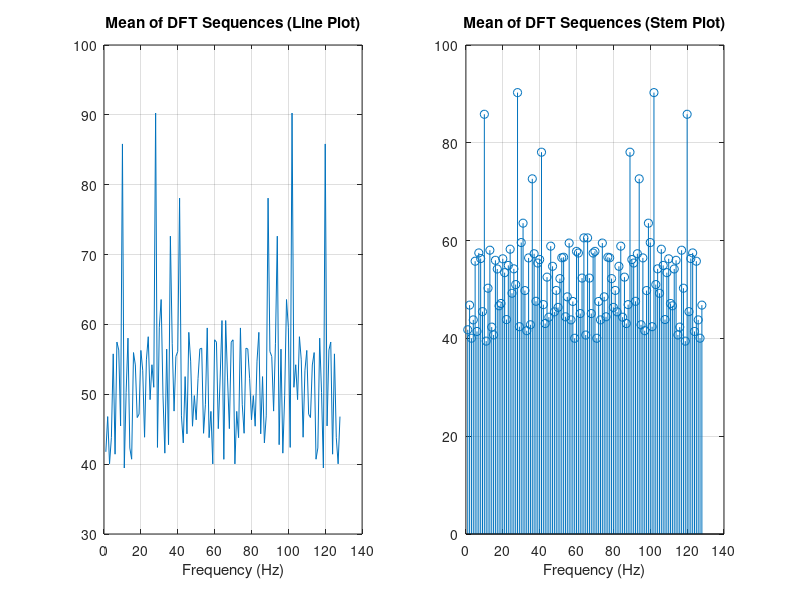
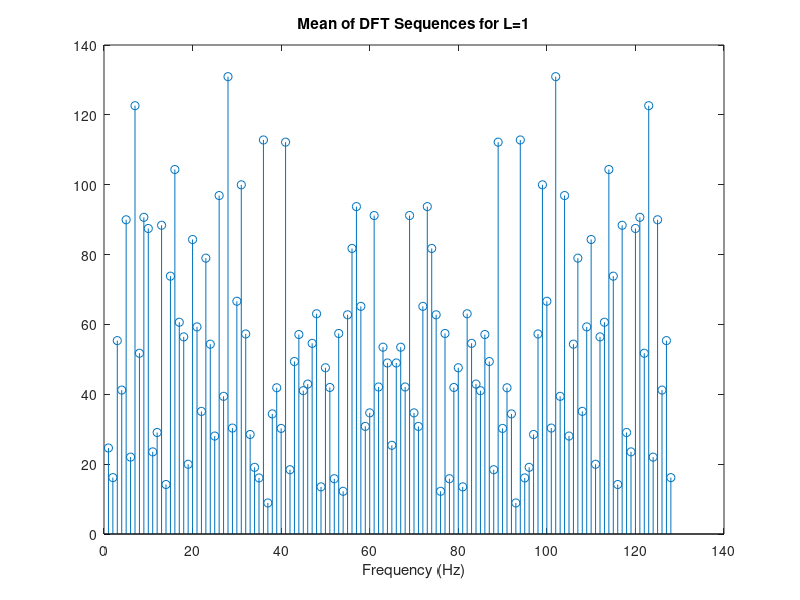
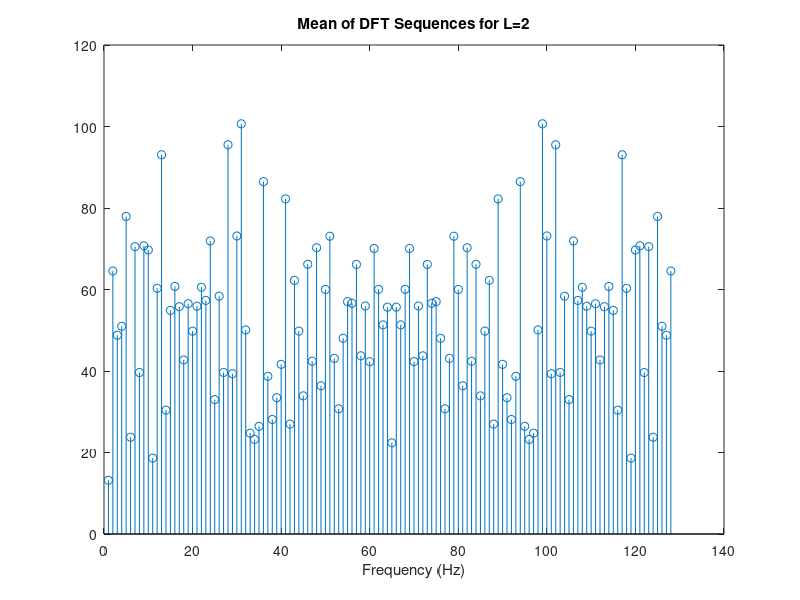
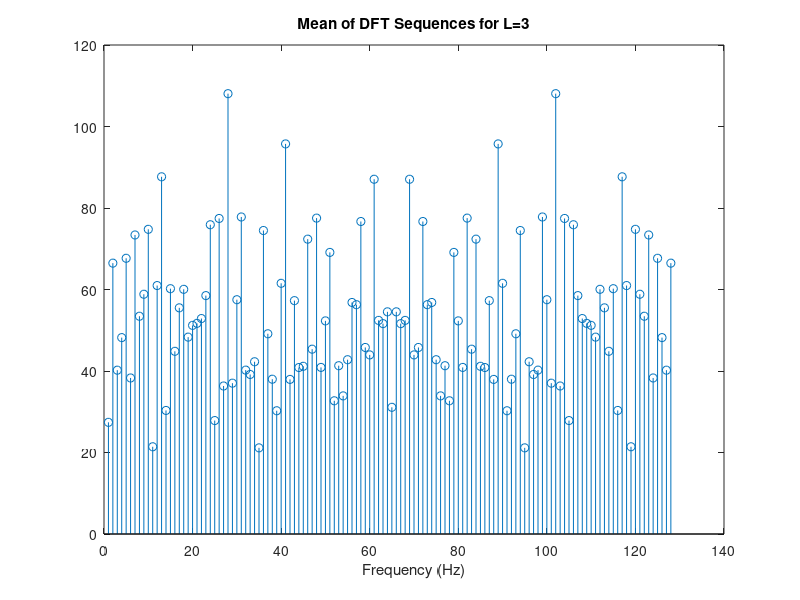

These charts were generated, in order, by the following MATLAB code: (Note: this script raises an error after producing the figures.)
%% Assignment 1 - Detecting Harmonics in Noisy Data and Signal Interpolation using DFT
% Name          : Pramuditha A.A.H.
% Index No.     : 200476P


%% 3.1 Harmonic Detection

clc;
clear;
close all;

Fs = 128;            % Sampling rate
start_time = 0;      % Starting time of the sampling
end_time = 14;       % Ending time of the sampling

% Create vector of time range in sampling
t_range = (start_time:1/Fs:end_time);

% Load the signal file
signal_file = load('signal476.mat');
signal_data = signal_file.xn_test;

% Assiging signal values to subsets
S1 = signal_data(1:128);
S2 = signal_data(1:256);
S3 = signal_data(1:512);
S4 = signal_data(1:1024);
S5 = signal_data(1:1792);

signal_subsets = {S1, S2, S3, S4, S5};
dft_magnitudes = {};

% Loop through ech subset to compute the DFT magnitudes
for i = 1:5
    % Compute the DFT of the subset
    dft_transform = fft(signal_subsets{i});
    
    % Calculate the magnitude of the DFT coefficients
    magnitude = abs(dft_transform);
    
    dft_magnitudes{i} = magnitude;
    
    % Plot the magnitude for the current subset
    subplot(length(signal_subsets), 1, i);
    frequencies = (0:length(signal_subsets{i})-1) * Fs / length(signal_data);
    stem(frequencies, magnitude);
    title(['S', num2str(i)]);

end

% Label the x-axis for the last subplot
xlabel('Frequency (Hz)');





%% 3.14 Apply DFT Averaging method

% Initialize the variables/ parameters
total_samples = length(signal_data);
L = 14;
K = floor(total_samples / L);
i = 1; j = K;
mean_dft = 0;

for n = 1:L
    subset = signal_data(i:j);
    dft_magnitude = abs(fft(subset, K));
    mean_dft = mean_dft + dft_magnitude;
    
    i = j+1;
    j = j+K;
end

mean_dft = mean_dft / L;

% Plot the magnitude for the current subset
subplot(1, 2, 1);
plot(mean_dft);
title('Mean of DFT Sequences (Line Plot)');
xlabel('Frequency (Hz)');
grid on;
subplot(1, 2, 2);
stem(mean_dft);
title('Mean of DFT Sequences (Stem Plot)');
xlabel('Frequency (Hz)');
grid on;

% The least value of L which gives 4 distinguishable harmonics which are
% less than 64Hz can be considered as 12 or 13.

% Implement DFT averaging for different L values for the same subset length
for L = 1:14
    x = 1;
    y = 128;
    dft_mean_new = 0;
    
    for n = 1:L
        subset = signal_data(x:y);
        dft_magnitude = abs(fft(subset, 128));
        dft_mean_new = dft_mean_new + dft_magnitude;
    
        x = y+1;
        y = y+128;
    end
    
    dft_mean_new = dft_mean_new / L;
    
    % Plot the average DFTs for different L values with the same subset
    % length.
    figure;
    subplot(1, 1, 1);
    stem(dft_mean_new);
    title(['Mean of DFT Sequences for L=',num2str(L)]);
    xlabel('Frequency (Hz)');
end


% Implementing DFT averaging method for different K values.
K = [100, 135, 512, 256];

for i = 1:length(K)
    x = 1;
    y = K(i);
    dft_mean = 0;
    subset_count = floor(length(signal_data)/K(i));
    
    for j = 1:subset_count
        subset = signal_data(x:y);
        dft_magnitude = abs(fft(subset, K(i)));
        dft_mean = dft_mean + dft_magnitude;
    
        x = y+1;
        y = y+K(i);
    end
    
    dft_mean = dft_mean / subset_count;
    
    % Plot the average DFTs for different L values with the same subset
    % length.
    figure;
    subplot(1, 1, 1);
    stem(dft_mean);
    title(['Mean of DFT Sequences for K=',num2str(K(i))]);
    xlabel('Frequency (Hz)');
end




%% 3.2 Interpolation
clc;
clear;
close all;

% Load the signal and store it in variable "y"
load handel;

% Get first 20,000 sample values
N = 20000;                      % Number of samples needed
signal_subset = y(1:N);

% Define various signals based on the obtained samples
x = y(1:N);
x2 = x(1:2:N);
x3 = x(1:3:N);
x4 = x(1:4:N);

% Plot original signal
figure;
subplot(1, 1, 1);
stem(x(1:50), 'b', 'Marker', 'o');
title('X Original Signal (First 50 Samples)');

% Signal interpolation for x2 by adding zeros into the middle of the signal sample
% in ferquency domain.
K1 = 1;
X2 = fft(x2);
N1 = length(X2);
if mod(N1, 2) == 0
    N = N1/2;
    zero_padded_X2 = [X2(1:N); X2(N+1)/2; zeros((K1*N1)-1, 1); X2(N+1)/2; X2((N+2):N1)];
else
    N = (N1+1)/2;
    zero_padded_X2 = [X2(1:N); zeros(K1*N1, 1); X2((N+1):N1)];
end

interpolated_signal_x2 = (K1+1)*ifft(zero_padded_X2);
edited_x2 = interpolated_signal_x2(1:((K1+1)*(N1-1))+2);
difference_2 = norm(edited_x2 - x);

% Plot the first 50 samples of both X2 and interpolated version of X2
% using stem plots
figure;
subplot(3, 2, 1);
stem(x2(1:50), 'b', 'Marker', 'o');
title('X2 Original Signal');
subplot(3, 2, 2)
stem(edited_x2(1:50), 'r', 'Marker', 'x');
title('Interpolated Version of X2');


% Signal interpolation for x3 by adding zeros into the middle of the signal sample
% in ferquency domain.
K2 = 2;
X3 = fft(x3);
N2 = length(X3);
if mod(N2, 2) == 0
    N = N2/2;
    zero_padded_X3 = [X3(1:N); X3(N+1)/2; zeros((K2*N2)-1, 1); X3(N+1)/2; X3((N+2):N2)];
else
    N = (N2+1)/2;
    zero_padded_X3 = [X3(1:N); zeros(K2*N2, 1); X3((N+1):N2)];
end

interpolated_signal_x3 = (K2+1)*ifft(zero_padded_X3);
edited_x3 = interpolated_signal_x3(1:((K2+1)*(N2-1))+2);
difference_3 = norm(edited_x3 - x);

% Plot the first 50 samples of both original and interpolated versions
% using stem plots
subplot(3, 2, 3);
stem(x3(1:50), 'b', 'Marker', 'o');
title('X3 Original Signal');
subplot(3, 2, 4)
stem(edited_x3(1:50), 'r', 'Marker', 'x');
title('Interpolated Version of X3');


% Signal interpolation for x4 by adding zeros into the middle of the signal sample
% in ferquency domain.
K3 = 3;
X4 = fft(x4);
N3 = length(X4);
if mod(N3, 2) == 0
    N = N3/2;
    zero_padded_X4 = [X4(1:N); X4(N+1)/2; zeros((K3*N3)-1, 1); X4(N+1)/2; X4((N+2):N3)];
else
    N = (N3+1)/2;
    zero_padded_X4 = [X4(1:N); zeros(K3*N3, 1); X4((N+1):N3)];
end

interpolated_signal_x4 = (K3+1)*ifft(zero_padded_X4);
edited_x4 = interpolated_signal_x4(1:((K3+1)*(N3-1))+4);
difference_4 = norm(edited_x4 - x);

% Plot the first 50 samples of both original and interpolated versions
% using stem plots
subplot(3, 2, 5);
stem(x4(1:50), 'b', 'Marker', 'o');
title('X4 Original Signal');
subplot(3, 2, 6)
stem(edited_x4(1:50), 'r', 'Marker', 'x');
title('Interpolated Version of X4');

% Print the 2-norm difference values between original signal and
% interpolated signal.
fprintf('The difference between X2 and the original signal x in 2-norm: %f\n ', difference_2);
fprintf('The difference between X3 and the original signal x in 2-norm: %f\n ', difference_3);
fprintf('The difference between X4 and the original signal x in 2-norm: %f\n ', difference_4);